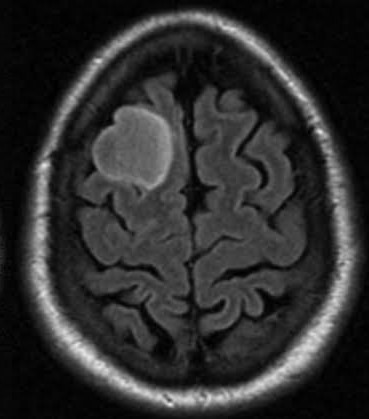
#> input picture proyecto-final/datasets/Testing/glioma_tumor/image(100).jpg, 369 x 419 px; its folder holds only this picture in this run
$ jupyter execute --allow-errors eda_colab.ipynb   (shell and % lines are left out)
#> lines starting #> are read from the running program, lines starting #| are printed output that depends on the picture
# EDA — Brain Tumor Classification
**Dataset:** [Kaggle — Brain Tumor Classification MRI](https://www.kaggle.com/datasets/sartajbhuvaji/brain-tumor-classification-mri)

Clases: `glioma_tumor` | `meningioma_tumor` | `no_tumor` | `pituitary_tumor`

[cell 1]
# Instalar dependencias

## 1. Descarga del Dataset desde Kaggle

El dataset se descarga automáticamente desde el repositorio de GitHub. No se requieren credenciales de Kaggle.

[cell 2]
import os
import subprocess

# Clonar solo la carpeta del dataset usando sparse checkout
os.makedirs("/content/data", exist_ok=True)

subprocess.run(["git", "clone", "--filter=blob:none", "--sparse",
                "https://github.com/AbelAlbuez/deep-learning-class.git",
                "/content/repo"], check=True)
#> (this line was passed over: subprocess is not available in this run)

subprocess.run(["git", "sparse-checkout", "set",
                "proyecto-final/datasets"],
               cwd="/content/repo", check=True)
#> (this line was passed over: subprocess is not available in this run)

subprocess.run(["cp", "-r",
                "/content/repo/proyecto-final/datasets/.",
                "/content/data/"], check=True)
#> (this line was passed over: subprocess is not available in this run)

print("Dataset listo en /content/data/")
#> (the rest of this cell did not finish here and is left out)

[cell 3]
import os
import numpy as np
import pandas as pd
import matplotlib.pyplot as plt
import seaborn as sns
from pathlib import Path
from PIL import Image
from collections import Counter
import warnings
warnings.filterwarnings("ignore")

# Rutas
DATA_DIR = Path("/content/data")
TRAIN_DIR = DATA_DIR / "Training"
TEST_DIR  = DATA_DIR / "Testing"
CLASES    = ["glioma_tumor", "meningioma_tumor", "no_tumor", "pituitary_tumor"]

os.makedirs("./outputs/figures", exist_ok=True)

#> (the rest of this cell did not finish here and is left out)

## 2. Tamaño del Dataset

[cell 4]
def contar_imagenes(base_dir, clases):
    conteo = {}
    for clase in clases:
        imgs = list((base_dir / clase).glob("*"))
        imgs = [p for p in imgs if p.suffix.lower() in {".jpg", ".jpeg", ".png"}]
        conteo[clase] = len(imgs)
#> pass 2 of the loop in contar_imagenes, `for clase in clases:`:
#> pass 2 of the loop in contar_imagenes, `for clase in clases:`:
    return conteo

conteo_train = contar_imagenes(TRAIN_DIR, CLASES)
conteo_test  = contar_imagenes(TEST_DIR,  CLASES)

df_conteo = pd.DataFrame({
    "Clase":    CLASES,
    "Train":    [conteo_train[c] for c in CLASES],
    "Test":     [conteo_test[c]  for c in CLASES],
})
df_conteo["Total"] = df_conteo["Train"] + df_conteo["Test"]

print(df_conteo.to_string(index=False))
print(f"\nTotal imágenes train : {df_conteo['Train'].sum()}")
print(f"Total imágenes test  : {df_conteo['Test'].sum()}")
print(f"Total general        : {df_conteo['Total'].sum()}")

## 3. Balance de Clases

[cell 5]
fig, axes = plt.subplots(1, 2, figsize=(14, 5))
colores = ["#4C72B0", "#DD8452", "#55A868", "#C44E52"]

for ax, split, conteo in zip(axes, ["Train", "Test"], [conteo_train, conteo_test]):
    valores = [conteo[c] for c in CLASES]
    bars = ax.bar(CLASES, valores, color=colores)
    ax.set_title(f"Distribución de clases — {split}", fontsize=13)
    ax.set_xlabel("Clase")
    ax.set_ylabel("Número de imágenes")
    ax.set_xticklabels(CLASES, rotation=15, ha="right")
    for bar, val in zip(bars, valores):
        ax.text(bar.get_x() + bar.get_width() / 2, bar.get_height() + 5,
                str(val), ha="center", va="bottom", fontsize=10)

plt.tight_layout()
plt.savefig("./outputs/figures/balance_clases.png", dpi=150, bbox_inches="tight")
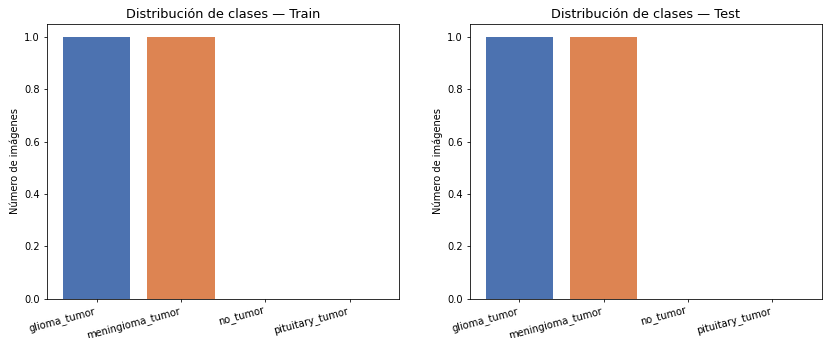
#> figure drawn by matplotlib, 2 panels
plt.show()
print("Figura guardada en outputs/figures/balance_clases.png")

## 4. Análisis de Dimensionalidad — Resolución de Imágenes

[cell 6]
def analizar_dimensiones(base_dir, clases, muestra=50):
#> called with muestra = 80
    registros = []
    for clase in clases:
        imagenes = list((base_dir / clase).glob("*"))
        imagenes = [p for p in imagenes if p.suffix.lower() in {".jpg", ".jpeg", ".png"}]
        for img_path in imagenes[:muestra]:
            with Image.open(img_path) as img:
#> img is the input picture: PIL image 369x419 RGB; min 0, max 235, mean 46.5
                w, h = img.size
#> w = 369; h = 419
                modo = img.mode
#> modo = 'RGB'
                canales = len(img.getbands())
#> canales = 3
                registros.append({"clase": clase, "ancho": w, "alto": h,
                                   "modo": modo, "canales": canales})
#> pass 2 of the loop in analizar_dimensiones, `for clase in clases:`:
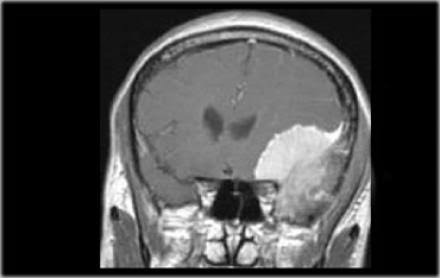
#> input picture proyecto-final/datasets/Testing/meningioma_tumor/image(1).jpg, 440 x 278 px
#> in analizar_dimensiones, img is the input picture: PIL image 440x278 RGB; min 0, max 255, mean 71.8
    return pd.DataFrame(registros)

df_dims = analizar_dimensiones(TRAIN_DIR, CLASES, muestra=80)

print("=== Estadísticas de resolución (Training, muestra 80 por clase) ===\n")
print(df_dims.groupby("clase")[["ancho", "alto"]].agg(["mean", "min", "max"]).round(1))
print(f"\nModos de color encontrados: {df_dims['modo'].unique()}")
print(f"Número de canales: {df_dims['canales'].unique()}")

[cell 7]
fig, axes = plt.subplots(1, 2, figsize=(14, 5))

for ax, dim, label in zip(axes, ["ancho", "alto"], ["Ancho (px)", "Alto (px)"]):
    for clase, color in zip(CLASES, colores):
        subset = df_dims[df_dims["clase"] == clase][dim]
        ax.hist(subset, bins=20, alpha=0.6, label=clase, color=color)
    ax.set_title(f"Distribución de {label}")
    ax.set_xlabel(label)
    ax.set_ylabel("Frecuencia")
    ax.legend(fontsize=8)

plt.tight_layout()
plt.savefig("./outputs/figures/histograma_resolucion.png", dpi=150, bbox_inches="tight")
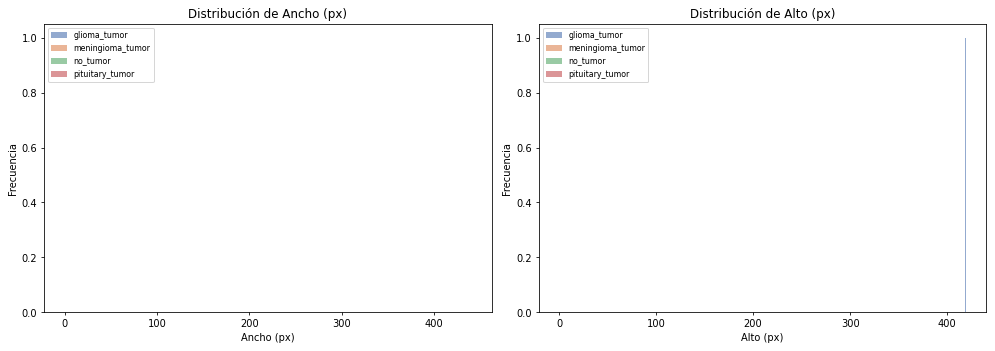
#> figure drawn by matplotlib, 2 panels; panel 1: tallest bar 1 high, from x = 369 to 369.1; panel 1: tallest bar 1 high, from x = 440 to 440.1; panel 2: tallest bar 1 high, from x = 419 to 419.1; panel 2: tallest bar 1 high, from x = 278 to 278.1
plt.show()

## 5. Análisis Estadístico de Intensidades de Píxeles

[cell 8]
def estadisticas_intensidad(base_dir, clases, muestra=30):
#> called with muestra = 30
    stats = []
    for clase in clases:
        imagenes = list((base_dir / clase).glob("*"))
        imagenes = [p for p in imagenes if p.suffix.lower() in {".jpg", ".jpeg", ".png"}]
        pixeles = []
        for img_path in imagenes[:muestra]:
            with Image.open(img_path) as img:
                arr = np.array(img.convert("L")).flatten()
                pixeles.extend(arr.tolist())
        pixeles = np.array(pixeles)
        stats.append({
            "clase":  clase,
            "media":  round(pixeles.mean(), 2),
            "std":    round(pixeles.std(),  2),
            "min":    int(pixeles.min()),
            "max":    int(pixeles.max()),
            "mediana":round(np.median(pixeles), 2),
        })
#> pass 2 of the loop in estadisticas_intensidad, `for clase in clases:`:
    return pd.DataFrame(stats)

#> (the rest of this cell did not finish here and is left out)

[cell 9]
fig, ax = plt.subplots(figsize=(10, 5))

datos_plot = []
etiquetas  = []
for clase, color in zip(CLASES, colores):
    imagenes = list((TRAIN_DIR / clase).glob("*"))
    imagenes = [p for p in imagenes if p.suffix.lower() in {".jpg", ".jpeg", ".png"}]
    pixeles  = []
    for img_path in imagenes[:20]:
        with Image.open(img_path) as img:
            pixeles.extend(np.array(img.convert("L")).flatten().tolist())
    datos_plot.append(np.array(pixeles))
    etiquetas.append(clase)
#> pass 2 of the loop `for clase, color in zip(CLASES, colores):`:

bp = ax.boxplot(datos_plot, labels=etiquetas, patch_artist=True)
for patch, color in zip(bp["boxes"], colores):
    patch.set_facecolor(color)
    patch.set_alpha(0.7)

ax.set_title("Distribución de intensidades de píxeles por clase (escala de grises)")
ax.set_ylabel("Intensidad (0–255)")
ax.set_xticklabels(etiquetas, rotation=15, ha="right")
plt.tight_layout()
plt.savefig("./outputs/figures/boxplot_intensidades.png", dpi=150, bbox_inches="tight")
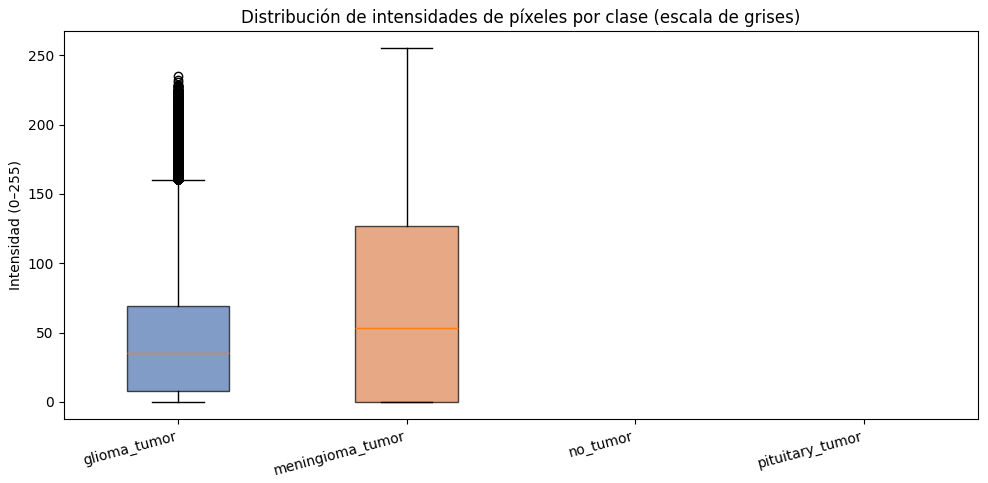
#> figure drawn by matplotlib, 1 panel
plt.show()

## 6. Muestras Visuales por Clase

[cell 10]
fig, axes = plt.subplots(4, 5, figsize=(15, 13))

for fila, clase in enumerate(CLASES):
    imagenes = list((TRAIN_DIR / clase).glob("*"))
    imagenes = [p for p in imagenes if p.suffix.lower() in {".jpg", ".jpeg", ".png"}]
    muestra  = imagenes[:5]
    for col, img_path in enumerate(muestra):
        ax = axes[fila][col]
        with Image.open(img_path) as img:
            ax.imshow(img, cmap="gray" if img.mode == "L" else None)
        ax.axis("off")
        if col == 0:
            ax.set_title(clase, fontsize=10, fontweight="bold", loc="left")
#> pass 2 of the loop `for fila, clase in enumerate(CLASES):`:

plt.suptitle("Muestras por clase — Training", fontsize=14, y=1.01)
plt.tight_layout()
plt.savefig("./outputs/figures/muestras_por_clase.png", dpi=150, bbox_inches="tight")
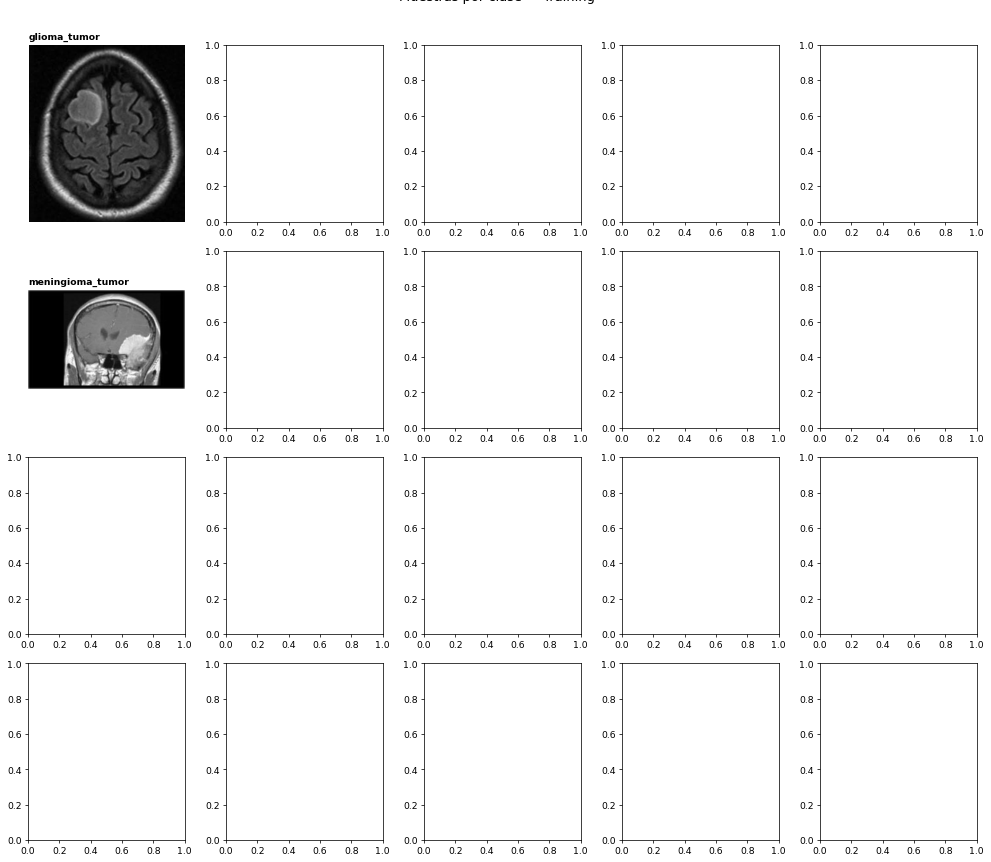
#> figure drawn by matplotlib, 2 panels
plt.show()

## 7. Imagen Promedio por Clase

[cell 11]
def imagen_promedio(base_dir, clase, muestra=100, size=(224, 224)):
#> called with clase = 'glioma_tumor', muestra = 100, size = (224, 224)
    imagenes = list((base_dir / clase).glob("*"))
    imagenes = [p for p in imagenes if p.suffix.lower() in {".jpg", ".jpeg", ".png"}]
    arrays = []
    for img_path in imagenes[:muestra]:
        with Image.open(img_path) as img:
            arr = np.array(img.convert("RGB").resize(size), dtype=np.float32)
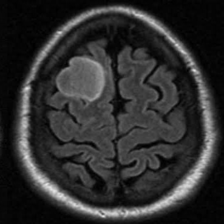
#> arr: shape (224, 224, 3) float32; min 0, max 228, mean 46.5
            arrays.append(arr)
    return np.mean(arrays, axis=0).astype(np.uint8)
#> pass 2 of the loop `for ax, clase, color in zip(axes, CLASES, colores):`:
#> in imagen_promedio (call 2), `arr = np.array(img.convert("RGB").resize(size), dtype=np.float32)`:
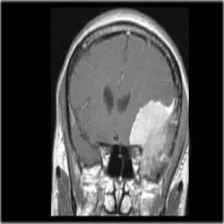
#> arr: shape (224, 224, 3) float32; min 0, max 255, mean 71.8

fig, axes = plt.subplots(1, 4, figsize=(16, 4))
#> (the rest of this cell did not finish here and is left out)

## 8. Distribución de Canales RGB por Clase

[cell 12]
fig, axes = plt.subplots(4, 3, figsize=(14, 14))
canal_nombres = ["Rojo (R)", "Verde (G)", "Azul (B)"]
canal_colores = ["#e74c3c", "#2ecc71", "#3498db"]

for fila, clase in enumerate(CLASES):
    imagenes = list((TRAIN_DIR / clase).glob("*"))
    imagenes = [p for p in imagenes if p.suffix.lower() in {".jpg", ".jpeg", ".png"}]
    acumulado = [[], [], []]
    for img_path in imagenes[:40]:
        with Image.open(img_path) as img:
            arr = np.array(img.convert("RGB"))
            for c in range(3):
                acumulado[c].extend(arr[:, :, c].flatten().tolist())
    for col in range(3):
        ax = axes[fila][col]
        ax.hist(acumulado[col], bins=50, color=canal_colores[col], alpha=0.8, density=True)
        ax.set_title(f"{clase}\n{canal_nombres[col]}", fontsize=9)
        ax.set_xlabel("Intensidad (0–255)")
        ax.set_ylabel("Densidad")
#> pass 2 of the loop `for fila, clase in enumerate(CLASES):`:

plt.suptitle("Distribución de canales RGB por clase", fontsize=13, y=1.01)
plt.tight_layout()
plt.savefig("./outputs/figures/canales_rgb.png", dpi=150, bbox_inches="tight")
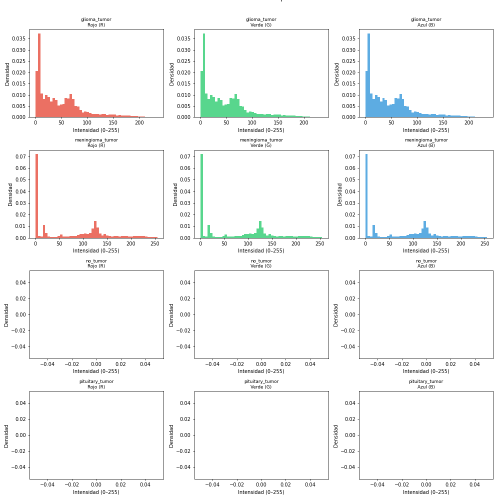
#> figure drawn by matplotlib, 12 panels; panel 1: tallest bar 0.0374 high, from x = 4.7 to 9.4; panel 2: tallest bar 0.0374 high, from x = 4.7 to 9.4; panel 3: tallest bar 0.0374 high, from x = 4.7 to 9.4; panel 4: tallest bar 0.0721 high, from x = 0 to 5.1
plt.show()

## 9. Análisis de Aspecto Ratio

[cell 13]
df_dims["aspect_ratio"] = df_dims["ancho"] / df_dims["alto"]

fig, axes = plt.subplots(1, 2, figsize=(14, 5))

# Boxplot aspecto ratio por clase
bp = axes[0].boxplot(
    [df_dims[df_dims["clase"] == c]["aspect_ratio"].values for c in CLASES],
    labels=CLASES, patch_artist=True
)
for patch, color in zip(bp["boxes"], colores):
    patch.set_facecolor(color)
    patch.set_alpha(0.7)
axes[0].axhline(1.0, color="red", linestyle="--", linewidth=1, label="Cuadrada (1:1)")
axes[0].set_title("Aspecto ratio por clase")
axes[0].set_ylabel("Ancho / Alto")
axes[0].set_xticklabels(CLASES, rotation=15, ha="right")
axes[0].legend()

# Scatter ancho vs alto
for clase, color in zip(CLASES, colores):
    sub = df_dims[df_dims["clase"] == clase]
    axes[1].scatter(sub["ancho"], sub["alto"], alpha=0.5, label=clase, color=color, s=20)
axes[1].plot([0, 600], [0, 600], "r--", linewidth=1, label="1:1")
axes[1].set_title("Ancho vs Alto por imagen")
axes[1].set_xlabel("Ancho (px)")
axes[1].set_ylabel("Alto (px)")
axes[1].legend(fontsize=8)

plt.tight_layout()
plt.savefig("./outputs/figures/aspecto_ratio.png", dpi=150, bbox_inches="tight")
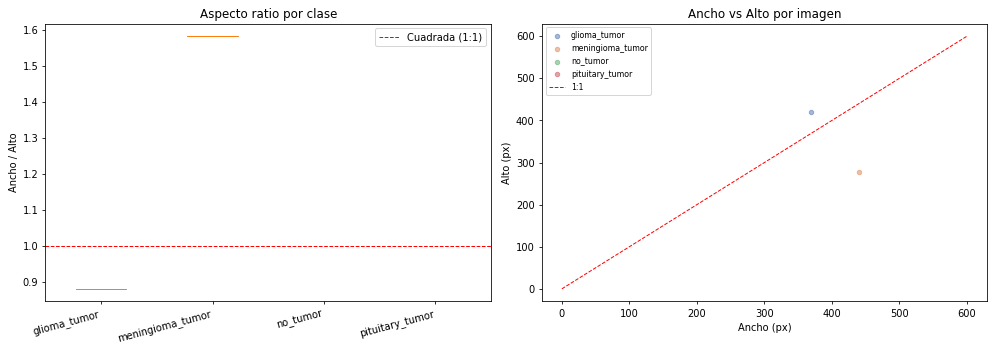
#> figure drawn by matplotlib, 2 panels
plt.show()

print(f"\nAspecto ratio promedio por clase:")
print(df_dims.groupby("clase")["aspect_ratio"].agg(["mean", "min", "max"]).round(3))

## 10. Detección de Imágenes Atípicas

[cell 14]
def detectar_atipicas(base_dir, clases):
    reporte = []
    for clase in clases:
        imagenes = list((base_dir / clase).glob("*"))
        imagenes = [p for p in imagenes if p.suffix.lower() in {".jpg", ".jpeg", ".png"}]
        for img_path in imagenes:
            try:
                with Image.open(img_path) as img:
                    arr = np.array(img.convert("L"))
#> arr: shape (419, 369)
                    media = arr.mean()
                    std   = arr.std()
                    w, h  = img.size
#> w = 369; h = 419
                    flags = []
                    if media < 5:
                        flags.append("casi_negra")
                    if media > 250:
                        flags.append("casi_blanca")
                    if std < 5:
                        flags.append("sin_variacion")
                    if w < 50 or h < 50:
                        flags.append("muy_pequeña")
                    if flags:
                        reporte.append({"clase": clase, "archivo": img_path.name,
                                        "media": round(media, 1), "std": round(std, 1),
                                        "ancho": w, "alto": h, "flags": ", ".join(flags)})
            except Exception as e:
                reporte.append({"clase": clase, "archivo": img_path.name,
                                "media": None, "std": None, "ancho": None,
                                "alto": None, "flags": f"error: {e}"})
#> pass 2 of the loop in detectar_atipicas, `for clase in clases:`:
    return pd.DataFrame(reporte)

df_atipicas = detectar_atipicas(TRAIN_DIR, CLASES)
if df_atipicas.empty:
    print("✓ No se encontraron imágenes atípicas o corruptas.")
else:
    print(f"⚠ Imágenes atípicas encontradas: {len(df_atipicas)}")
    print(df_atipicas.to_string(index=False))

## 11. Pie Chart — Balance de Clases

[cell 15]
fig, axes = plt.subplots(1, 2, figsize=(14, 6))

for ax, split, conteo in zip(axes, ["Train", "Test"], [conteo_train, conteo_test]):
    valores = [conteo[c] for c in CLASES]
    wedges, texts, autotexts = ax.pie(
        valores,
        labels=CLASES,
        colors=colores,
        autopct="%1.1f%%",
        startangle=140,
        pctdistance=0.82
    )
    for at in autotexts:
        at.set_fontsize(10)
        at.set_fontweight("bold")
    ax.set_title(f"Balance de clases — {split}\n({sum(valores)} imágenes)", fontsize=12)

plt.tight_layout()
plt.savefig("./outputs/figures/pie_balance.png", dpi=150, bbox_inches="tight")
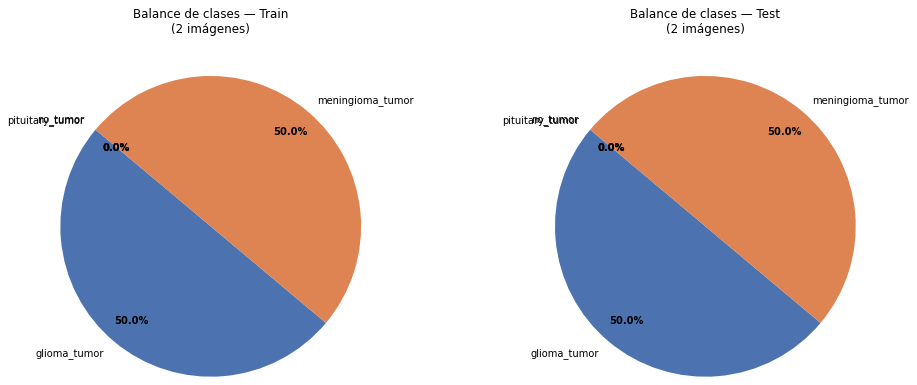
#> figure drawn by matplotlib, 2 panels
plt.show()

## 12. Resumen del EDA y Plan de Preprocesamiento

[cell 16]
total_train = sum(conteo_train.values())
total_test  = sum(conteo_test.values())

print("=" * 55)
print("         RESUMEN EDA — Brain Tumor Classification")
print("=" * 55)
print(f"Total imágenes train  : {total_train}")
print(f"Total imágenes test   : {total_test}")
print(f"Total general         : {total_train + total_test}")
print(f"Número de clases      : {len(CLASES)}")
print()

print("Balance de clases (Train):")
for clase in CLASES:
    pct = conteo_train[clase] / total_train * 100
    print(f"  {clase:<22}: {conteo_train[clase]:>4} imágenes ({pct:.1f}%)")

print()
clase_mayor = max(conteo_train, key=conteo_train.get)
clase_menor = min(conteo_train, key=conteo_train.get)
#> (the rest of this cell did not finish here and is left out)
